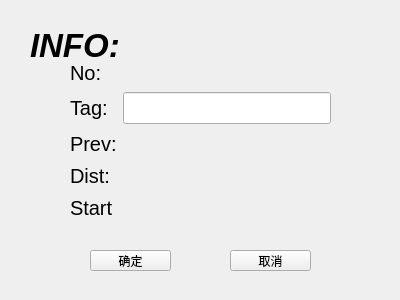
<?xml version="1.0" encoding="UTF-8"?>
<ui version="4.0">
 <class>VexDetail</class>
 <widget class="QDialog" name="VexDetail">
  <property name="geometry">
   <rect>
    <x>0</x>
    <y>0</y>
    <width>400</width>
    <height>300</height>
   </rect>
  </property>
  <property name="windowTitle">
   <string>Dialog</string>
  </property>
  <widget class="QLabel" name="INFOLabel">
   <property name="geometry">
    <rect>
     <x>30</x>
     <y>30</y>
     <width>111</width>
     <height>31</height>
    </rect>
   </property>
   <property name="font">
    <font>
     <pointsize>25</pointsize>
     <weight>75</weight>
     <italic>true</italic>
     <bold>true</bold>
    </font>
   </property>
   <property name="text">
    <string>INFO:</string>
   </property>
  </widget>
  <widget class="QToolButton" name="saveButton">
   <property name="geometry">
    <rect>
     <x>90</x>
     <y>250</y>
     <width>81</width>
     <height>21</height>
    </rect>
   </property>
   <property name="text">
    <string>确定</string>
   </property>
  </widget>
  <widget class="QToolButton" name="CancelButton">
   <property name="geometry">
    <rect>
     <x>230</x>
     <y>250</y>
     <width>81</width>
     <height>21</height>
    </rect>
   </property>
   <property name="text">
    <string>取消</string>
   </property>
  </widget>
  <widget class="QWidget" name="layoutWidget">
   <property name="geometry">
    <rect>
     <x>70</x>
     <y>60</y>
     <width>261</width>
     <height>161</height>
    </rect>
   </property>
   <layout class="QGridLayout" name="gridLayout">
    <item row="1" column="1">
     <widget class="QLineEdit" name="TagText">
      <property name="font">
       <font>
        <pointsize>15</pointsize>
       </font>
      </property>
     </widget>
    </item>
    <item row="3" column="0">
     <widget class="QLabel" name="DistLabel">
      <property name="font">
       <font>
        <pointsize>15</pointsize>
       </font>
      </property>
      <property name="text">
       <string>Dist:</string>
      </property>
     </widget>
    </item>
    <item row="3" column="1">
     <widget class="QLabel" name="DistText">
      <property name="font">
       <font>
        <pointsize>15</pointsize>
       </font>
      </property>
      <property name="text">
       <string/>
      </property>
     </widget>
    </item>
    <item row="0" column="1">
     <widget class="QLabel" name="NoText">
      <property name="font">
       <font>
        <pointsize>15</pointsize>
       </font>
      </property>
      <property name="text">
       <string/>
      </property>
     </widget>
    </item>
    <item row="0" column="0">
     <widget class="QLabel" name="NoLabel">
      <property name="font">
       <font>
        <pointsize>15</pointsize>
       </font>
      </property>
      <property name="text">
       <string>No:</string>
      </property>
     </widget>
    </item>
    <item row="1" column="0">
     <widget class="QLabel" name="TagLabel">
      <property name="font">
       <font>
        <pointsize>15</pointsize>
       </font>
      </property>
      <property name="text">
       <string>Tag:</string>
      </property>
     </widget>
    </item>
    <item row="5" column="1">
     <widget class="QLabel" name="StartText">
      <property name="font">
       <font>
        <pointsize>15</pointsize>
       </font>
      </property>
      <property name="text">
       <string/>
      </property>
     </widget>
    </item>
    <item row="5" column="0">
     <widget class="QLabel" name="StartLabel">
      <property name="font">
       <font>
        <pointsize>15</pointsize>
       </font>
      </property>
      <property name="text">
       <string>Start</string>
      </property>
     </widget>
    </item>
    <item row="2" column="1">
     <widget class="QLabel" name="PrevText">
      <property name="font">
       <font>
        <pointsize>15</pointsize>
       </font>
      </property>
      <property name="text">
       <string/>
      </property>
     </widget>
    </item>
    <item row="2" column="0">
     <widget class="QLabel" name="PrevLabel">
      <property name="font">
       <font>
        <pointsize>15</pointsize>
       </font>
      </property>
      <property name="text">
       <string>Prev:</string>
      </property>
     </widget>
    </item>
   </layout>
  </widget>
 </widget>
 <resources/>
 <connections/>
</ui>
